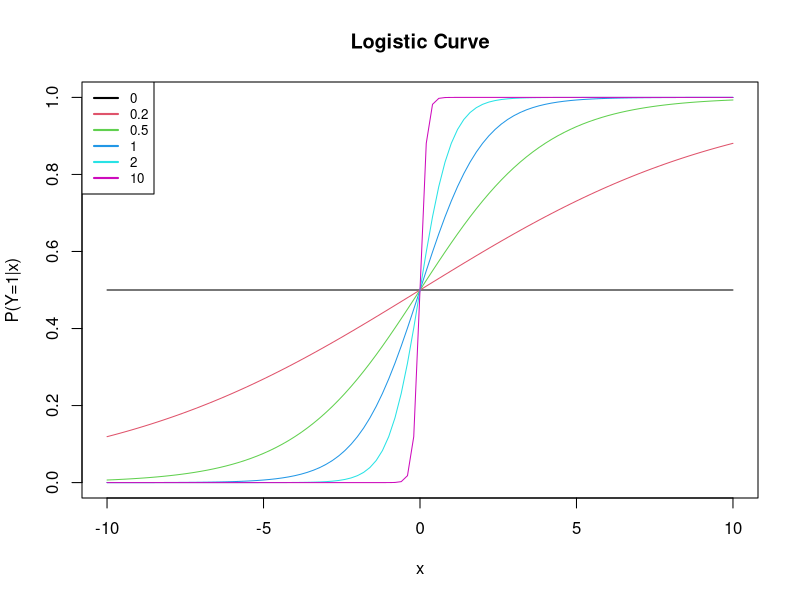
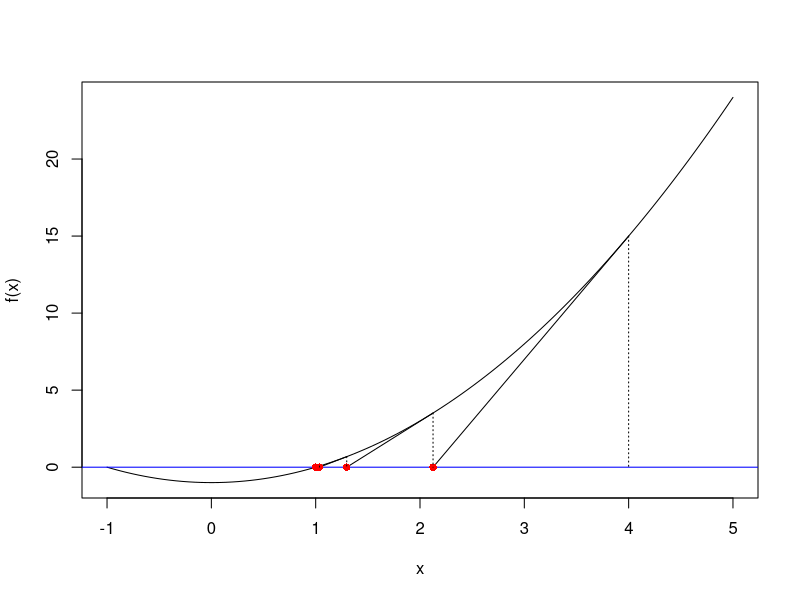
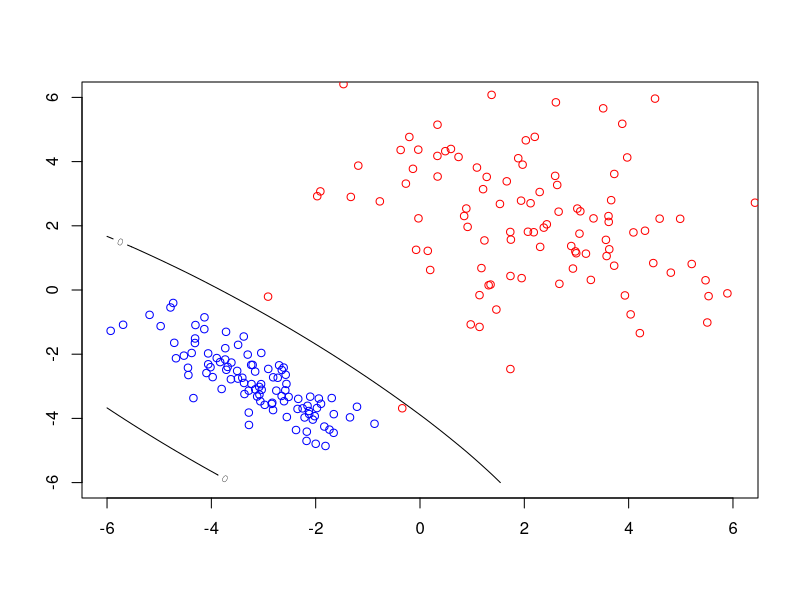
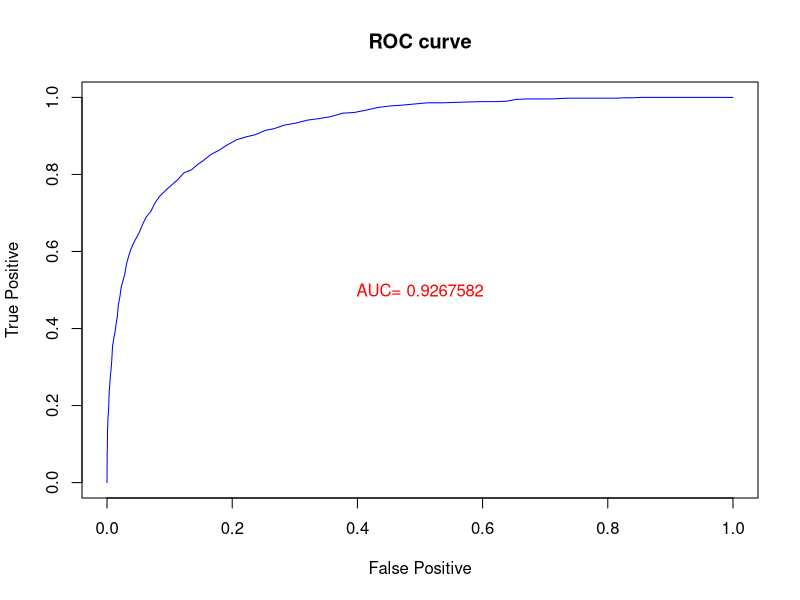

Recreate these plots in R, in order.
## ---- chunk 1
f=function(x)exp(beta.0+beta*x)/(1+exp(beta.0+beta*x))
beta.0=0
beta.seq=c(0,0.2,0.5,1,2,10)
m=length(beta.seq); beta=beta.seq[1]
plot(f,xlim=c(-10,10),ylim=c(0,1),xlab="x",ylab="P(Y=1|x)", col=1,
  main="Logistic Curve")
for(i in 2:m){
  beta=beta.seq[i]
  par(new=TRUE);
  plot(f,xlim=c(-10,10),ylim=c(0,1),xlab="", ylab="", axes=FALSE, col=i)
 }
legend("topleft", legend=beta.seq, col=1:length(beta.seq), lwd=2, cex=.8)
## ---- chunk 2
f=function(x) x^2-1
f.=function(x) 2*x
curve(f(x),-1,5)
abline(h=0,col="blue")
x=4
for(i in 1:10){
  X=x
  Y=f(x)
  x=x-f(x)/f.(x)
  y=f(x)
  segments(X,Y,x,0)
  segments(X,Y,X,0, lty=3)
  points(x,0,col="red",pch=16)
}

f=function(z)z[1]^2+z[2]^2-1
f.x=function(z) 2*z[1]
f.y=function(z)2*z[2]
g=function(z)z[1]+z[2]
g.x=function(z) 1
g.y=function(z) 1
z=c(3,4)
for(i in 1:10){
  z=z-solve(matrix(c(f.x(z),f.y(z),g.x(z),g.y(z)),ncol=2,byrow=TRUE))%*%c(f(z),g(z))
}
z

## Data Generation　##
N=1000
p=2
X=matrix(rnorm(N*p),ncol=p)
X=cbind(rep(1,N),X)
beta=rnorm(p+1)
y=array(N)
s=as.vector(X%*%beta)
prob=1/(1+exp(s))
for(i in 1:N)if(runif(1)>prob[i])y[i]=1 else y[i]=-1
beta

## Maximum Likelihood　##
beta=Inf; gamma=rnorm(p+1)
while(sum((beta-gamma)^2)>0.001){
  beta=gamma
  s=as.vector(X%*%beta) 
  v=exp(-s*y)
  u= y*v/(1+v)
  w= v/(1+v)^2; W=diag(w) 
  z= s+u/w
  gamma=as.vector(solve(t(X)%*%W%*%X)%*%t(X)%*%W%*%z)
  print(gamma)
}

n=100
x=c(rnorm(n)+1, rnorm(n)-1)
y=c(rep(1,n),rep(-1,n))
train=sample(1:(2*n),n,replace=FALSE)
df=data.frame(x,y)
x=as.matrix(df[train,1])
y=as.vector(df[train,2])
p=1
X=cbind(1,x)
beta=0
gamma=rnorm(p+1)
while(sum((beta-gamma)^2)>0.001){
  beta=gamma
  s=as.vector(X%*%beta)
  v=exp(-s*y)
  u= y*v/(1+v)
  w= v/(1+v)^2
  W=diag(w)
  z= s+u/w
  gamma=as.vector(solve(t(X)%*%W%*%X)%*%t(X)%*%W%*%z)
  print(gamma)
}

x=as.matrix(df[-train,1])
y=as.vector(df[-train,2]) ## y is the correct answer
z=2*as.integer(beta[1]+x*beta[2]>0)-1 ## z is used for discrimination
table(y,z) ## the number of diagonal elements out of 100
## ---- chunk 3
mu.1=c(2,2)
sigma.1=2
sigma.2=2
rho.1=0
mu.2=c(-3,-3)
sigma.3=1
sigma.4=1
rho.2=-0.8
n=100
u=rnorm(n)
v=rnorm(n)
x.1=sigma.1*u+mu.1[1]
y.1=(rho.1*u+sqrt(1-rho.1^2)*v)*sigma.2+mu.1[2]
u=rnorm(n)
v=rnorm(n)
x.2=sigma.3*u+mu.2[1]
y.2=(rho.2*u+sqrt(1-rho.2^2)*v)*sigma.4+mu.2[2]
f=function(x,mu,inv,de)drop(-0.5*t(x-mu)%*%inv%*%(x-mu)-0.5*log(de))
mu.1=mean(c(x.1,y.1))
mu.2=mean(c(x.2,y.2))
df=data.frame(x.1,y.1)
mat=cov(df); inv.1=solve(mat); de.1=det(mat) #
df=data.frame(x.2,y.2)
mat=cov(df)
inv.2=solve(mat)
de.2=det(mat) #
f.1=function(u,v)f(c(u,v),mu.1,inv.1,de.1)
f.2=function(u,v)f(c(u,v),mu.2,inv.2,de.2)
pi.1=0.5
pi.2=0.5
u = v = seq(-6, 6, length=50)
m=length(u)
w=array(dim=c(m,m))
for(i in 1:m)for(j in 1:m)w[i,j]=log(pi.1)+f.1(u[i],v[j])-log(pi.2)-f.2(u[i],v[j])
# plot
contour(u,v,w,level=0)   
points(x.1,y.1,col="red")
points(x.2,y.2,col="blue")

df=data.frame(c(x.1,y.1)-mu.1, c(x.2,y.2)-mu.2)
inv.1=solve(mat)
de.1=det(mat)
inv.2=inv.1
de.2=de.1
#iris Data
f=function(w,mu,inv,de)-0.5*(w-mu)%*%inv%*%t(w-mu)-0.5*log(de)
df=iris; df[[5]]=c(rep(1,50),rep(2,50),rep(3,50))
n=nrow(df)
train=sample(1:n,n/2,replace=FALSE)
test=setdiff(1:n,train)
mat=as.matrix(df[train,])
mu=list()
covv=list()
for(j in 1:3){
    x=mat[mat[,5]==j,1:4]
    mu[[j]]=c(mean(x[,1]),mean(x[,2]),mean(x[,3]),mean(x[,4]))
    covv[[j]]=cov(x)
}
g=function(v,j)f(v,mu[[j]],solve(covv[[j]]),det(covv[[j]]))
z=array(dim=length(test))
for(i in test){
    u=as.matrix(df[i,1:4])
	a=g(u,1);b=g(u,2)
	c=g(u,3)
    if(a<b){if(b<c)z[i]=3 else z[i]=2} 
    else {if(a<c)z[i]=3 else z[i]=1}
}
table(z[test],df[test,5])
## ---- chunk 4
knn.1=function(x,y,z,k){
    x=as.matrix(x); n=nrow(x); p=ncol(x); dis=array(dim=n)
    for(i in 1:n)dis[i]=norm(z-x[i,],"2")
    S=order(dis)[1:k];　　
    u=sort(table(y[S]),decreasing=TRUE) 
 ## Tie Breasking
    while(length(u)>1 && u[1]==u[2]){ k=k-1; S=order(dis)[1:k]; u=sort(table(y[S]),decreasing=TRUE)}
 ##
    return(names(u)[1])
}
knn=function(x,y,z,k){
  n=nrow(z); w=array(dim=n); for(i in 1:n)w[i]=knn.1(x,y,z[i,],k)
  return(w)
}

df=iris;
    n=150
	train=sample(1:n,n/2,replace=FALSE)
	test=setdiff(1:n,train)
	x=as.matrix(df[train,1:4])
	y=as.vector(df[train,5])
	z=as.matrix(df[test,1:4])
	ans=as.vector(df[test,5])
	w=knn(x, y, z, k=3)
	table(w,ans)
## ---- chunk 5
N.0=10000
N.1=1000
mu.1=1
mu.0=-1
var.1=1
var.0=1
x=rnorm(N.0,mu.0,var.0)
y=rnorm(N.1,mu.1,var.1) # x: healthy，y: sick
plot(1:1,1:1,xlim=c(0,1),ylim=c(0,1), xlab="False Positive", ylab="True Positive",
main="ROC curve", type="n")
theta.seq=exp(seq(-10,100,0.1))
U=NULL
V=NULL
for(theta in theta.seq){
    u=sum(dnorm(x,mu.1,var.1)/dnorm(x,mu.0,var.0)>theta)/N.0 #
	v=sum(dnorm(y,mu.1,var.1)/dnorm(y,mu.0,var.0)>theta)/N.1 # 
	U=c(U,u); V=c(V,v)
}
lines(U,V,col="blue")
M=length(theta.seq)-1
AUC=0
for(i in 1:M)AUC=AUC+abs(U[i+1]-U[i])*V[i]
text(0.5,0.5,paste("AUC=",AUC),col="red")

